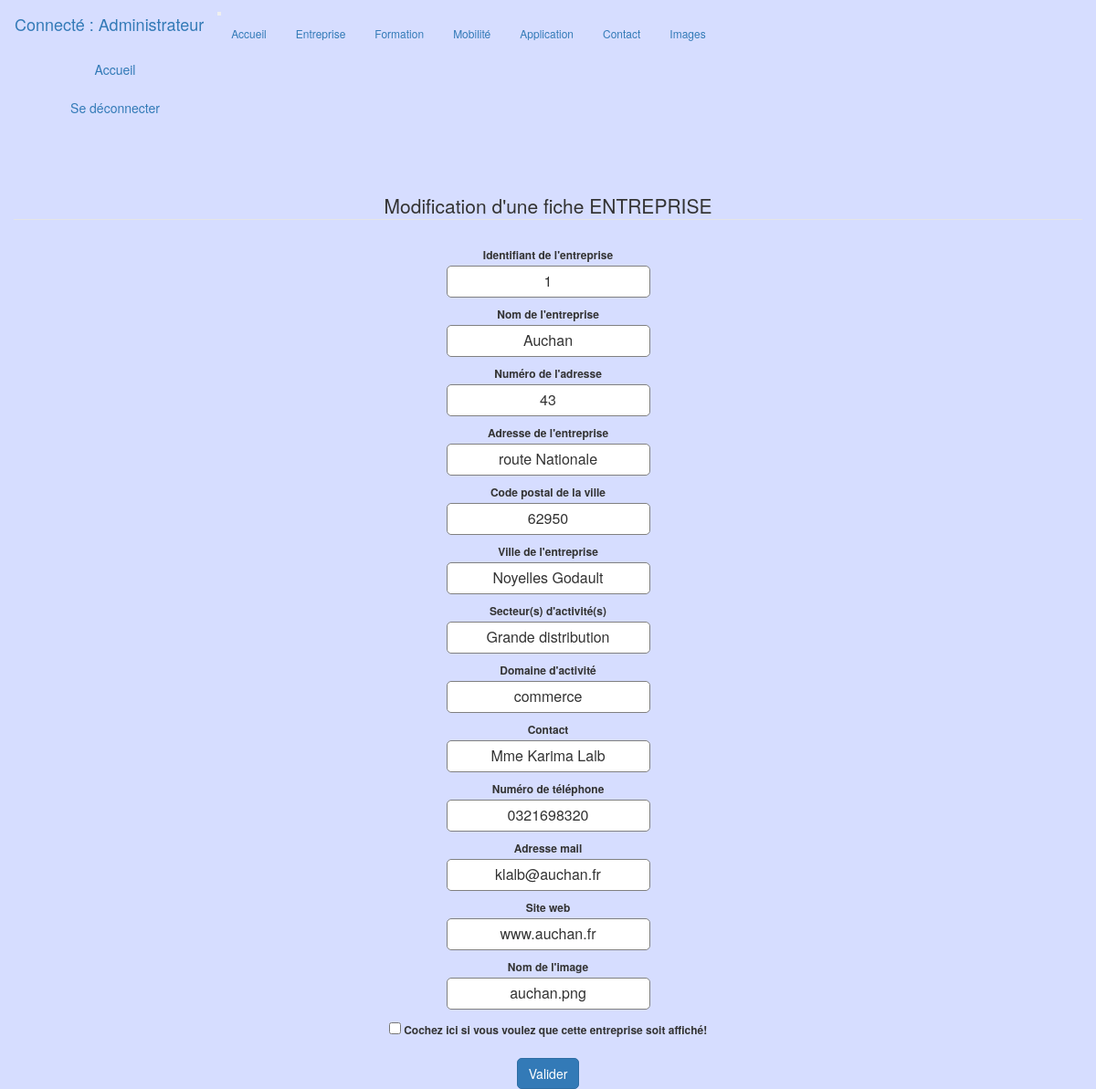
Page /admin/www/entreprises/change_enterprises.php?id=1 (signed in) on the committed database.
### tables this page shows
CREATE TABLE `entreprises` (
  `id` int(11) NOT NULL,
  `title` varchar(100) NOT NULL,
  `image` varchar(200) NOT NULL,
  `number_street` varchar(20) DEFAULT NULL,
  `street` varchar(200) NOT NULL,
  `postal_code` int(11) NOT NULL,
  `city` varchar(60) NOT NULL,
  `activity` varchar(200) NOT NULL,
  `domain_activity` varchar(50) NOT NULL,
  `contact` varchar(50) DEFAULT NULL,
  `phone` varchar(15) DEFAULT NULL,
  `mail` varchar(50) DEFAULT NULL,
  `web` varchar(50) DEFAULT NULL,
  `done` tinyint(1) DEFAULT '0'
);

### admin/www/entreprises/change_enterprises.php (the view, shortened to what this page needs)
<?php
include('../include/header.php');
$errors = [];
$title = '';
$image = '';
$number_street = null;
$street = '';
$postal_code = null;
$city = '';
$activity = '';
$domain_activity = '';
$contact = '';
$phone = null;
$mail = '';
$web = '';
$done = false;
if (isset($_GET['id']) && !empty(trim($_GET['id']))) {
  $id = $_GET['id'];
  $sql = sprintf("SELECT * FROM entreprises WHERE id =%s", $_GET['id']);
  $query = $db->query($sql);
  $result = $query->fetch_assoc();
  $title = $result['title'];
  $image = $result['image'];
  $number_street = $result['number_street'];
  $street = $result['street'];
  $postal_code = $result['postal_code'];
  $city = $result['city'];
  $activity = $result['activity'];
  $domain_activity = strtolower($result['domain_activity']);
  $contact = $result['contact'];
  $phone = $result['phone'];
  $mail = $result['mail'];
  $web = $result['web'];
} else {
  $valid = false;
  array_push($errors, "Vous devez spécifier une entreprise à modifier !");
}
?>
<div class="container-fluid text-center">
  <div class="col-12">
    <legend>Modification d'une fiche ENTREPRISE</legend>
    <div class="row justify-content-center">
      <form method="post" enctype="multipart/form-data">
        <div class="form-group  text-center">
          <label class="col-12" for="id">Identifiant de l'entreprise</label>
          <input type="numeric" class="col-8 text-center" name="id" value="<?= htmlentities($id) ?>" required />
        </div>
        <div class="form-group text-center">
          <label class="col-12" for="title">Nom de l'entreprise</label>
          <input class="col-8 text-center" type="text" name="title" value="<?= htmlentities($title) ?>" required />
        </div>
        <div class="form-group text-center">
          <label class="col-12" for="number_street">Numéro de l'adresse</label>
          <input class="col-8 text-center" type="numeric" name="number_street" value="<?= htmlentities($number_street) ?>" />
        </div>
        <div class="form-group text-center">
          <label class="col-12" for="street">Adresse de l'entreprise</label>
          <input class="col-8 text-center" type="text" name="street" value="<?= htmlentities($street) ?>" placeholder="exemple: avenue Jean Jaurès"required />
        </div>
        <div class="form-group text-center">
          <label class="col-12" for="postal_code">Code postal de la ville</label>
          <input class="col-8 text-center" type="numeric" name="postal_code" value="<?= htmlentities($postal_code) ?>" required />
        </div>
        <div class="form-group text-center">
          <label class="col-12" for="city">Ville de l'entreprise</label>
          <input class="col-8 text-center" type="text" name="city" value="<?= htmlentities($city) ?>" required />
        </div>
        <div class="form-group text-center">
          <label class="col-12" for="activity">Secteur(s) d'activité(s)</label>
          <input class="col-8 text-center" type="text" name="activity" value="<?= htmlentities($activity) ?>" placeholder="exemple: Métallurgie "required />
        </div>
        <div class="form-group text-center">
          <label class="col-12" for="domain_activity">Domaine d'activité</label>
          <input class="col-8 text-center" type="text" name="domain_activity" value="<?= htmlentities($domain_activity) ?>" placeholder="exemple: Industrie" required />
        </div>
        <div class="form-group text-center">
          <label class="col-12" for="contact">Contact</label>
          <input class="col-8 text-center" type="text" name="contact" value="<?= htmlentities($contact) ?>" placeholder="exemple: Mr Dupont Claude" />
        </div>
        <div class="form-group text-center">
          <label class="col-12" for="phone">Numéro de téléphone</label>
          <input class="col-8 text-center" type="text" name="phone" value="<?= htmlentities($phone) ?>" placeholder="exemple: 0321281510" />
        </div>
        <div class="form-group text-center">
          <label class="col-12" for="mail">Adresse mail</label>
          <input class="col-8 text-center" type="mail" name="mail" value="<?= htmlentities($mail) ?>" />
        </div>
        <div class="form-group text-center">
          <label class="col-12" for="web">Site web</label>
          <input class="col-8 text-center" type="text" name="web" value="<?= htmlentities($web) ?>" placeholder="exemple: www.afpa.fr " />
        </div>
        <div class="form-group">
          <label class="col-12" for="text">Nom de l'image</label>
          <input class="col-8 text-center" type="text" name="image2" id="text" value="<?= htmlentities($image) ?>"  />
        </div>
        <div class="form-check">
          <label class="form-check-label col-12">
            <input type="checkbox" class="form-check-input col-3" name="done" value="1" <?php if ($done) { echo 'checked'; } ?> />
            Cochez ici si vous voulez que cette entreprise soit affiché!
          </label>
        </div>
        <br /><button type="submit" name="update" class="btn btn-primary">Valider</button><br />
      </form>
    </div>
  </div>
</div>
<?php include('../include/footer.php');?>

### admin/css/style.css (style rules this page uses)
* { margin: 0px; padding: 0px; }
body { font-size: 120%; background-color: rgb(214, 221, 255); }
.form-group { margin: 10px 0px 10px 0px; }
.form-group label { display: block; margin: 3px; }
.form-group input { height: 30px width: 93%; padding: 5px 10px; font-size: 16px; border-radius: 5px; border: 1px solid gray; }
.btn { border-radius: 5px; }

### rows in the picture
entreprises: title "Auchan", number_street "43", street "route Nationale", postal_code "62950", city "Noyelles Godault", activity "Grande distribution", domain_activity "commerce", contact "Mme Karima Lalb", phone "0321698320", mail "klalb@auchan.fr", web "www.auchan.fr", image2 "auchan.png"

### other values in the picture
$_SESSION['username'] "Administrateur"
